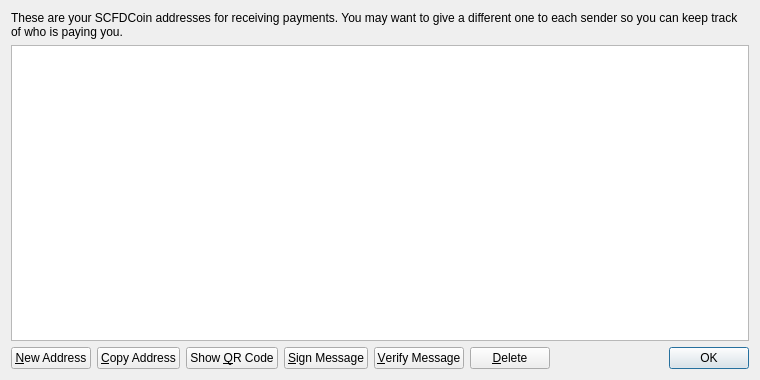
<?xml version="1.0" encoding="UTF-8"?>
<ui version="4.0">
 <class>AddressBookPage</class>
 <widget class="QWidget" name="AddressBookPage">
  <property name="geometry">
   <rect>
    <x>0</x>
    <y>0</y>
    <width>760</width>
    <height>380</height>
   </rect>
  </property>
  <property name="windowTitle">
   <string>Address Book</string>
  </property>
  <layout class="QVBoxLayout" name="verticalLayout">
   <item>
    <widget class="QLabel" name="labelExplanation">
     <property name="text">
      <string>These are your SCFDCoin addresses for receiving payments. You may want to give a different one to each sender so you can keep track of who is paying you.</string>
     </property>
     <property name="textFormat">
      <enum>Qt::PlainText</enum>
     </property>
     <property name="wordWrap">
      <bool>true</bool>
     </property>
    </widget>
   </item>
   <item>
    <widget class="QTableView" name="tableView">
     <property name="contextMenuPolicy">
      <enum>Qt::CustomContextMenu</enum>
     </property>
     <property name="toolTip">
      <string>Double-click to edit address or label</string>
     </property>
     <property name="tabKeyNavigation">
      <bool>false</bool>
     </property>
     <property name="alternatingRowColors">
      <bool>true</bool>
     </property>
     <property name="selectionMode">
      <enum>QAbstractItemView::SingleSelection</enum>
     </property>
     <property name="selectionBehavior">
      <enum>QAbstractItemView::SelectRows</enum>
     </property>
     <property name="sortingEnabled">
      <bool>true</bool>
     </property>
     <attribute name="verticalHeaderVisible">
      <bool>false</bool>
     </attribute>
    </widget>
   </item>
   <item>
    <layout class="QHBoxLayout" name="horizontalLayout">
     <item>
      <widget class="QPushButton" name="newAddressButton">
       <property name="toolTip">
        <string>Create a new address</string>
       </property>
       <property name="text">
        <string>&amp;New Address</string>
       </property>
       <property name="icon">
        <iconset resource="../bitcoin.qrc">
         <normaloff>:/icons/add</normaloff>:/icons/add</iconset>
       </property>
      </widget>
     </item>
     <item>
      <widget class="QPushButton" name="copyToClipboard">
       <property name="toolTip">
        <string>Copy the currently selected address to the system clipboard</string>
       </property>
       <property name="text">
        <string>&amp;Copy Address</string>
       </property>
       <property name="icon">
        <iconset resource="../bitcoin.qrc">
         <normaloff>:/icons/editcopy</normaloff>:/icons/editcopy</iconset>
       </property>
      </widget>
     </item>
     <item>
      <widget class="QPushButton" name="showQRCode">
       <property name="text">
        <string>Show &amp;QR Code</string>
       </property>
       <property name="icon">
        <iconset resource="../bitcoin.qrc">
         <normaloff>:/icons/qrcode</normaloff>:/icons/qrcode</iconset>
       </property>
      </widget>
     </item>
     <item>
      <widget class="QPushButton" name="signMessage">
       <property name="toolTip">
        <string>Sign a message to prove you own a Bitcoin address</string>
       </property>
       <property name="text">
        <string>&amp;Sign Message</string>
       </property>
       <property name="icon">
        <iconset resource="../bitcoin.qrc">
         <normaloff>:/icons/edit</normaloff>:/icons/edit</iconset>
       </property>
      </widget>
     </item>
     <item>
      <widget class="QPushButton" name="verifyMessage">
       <property name="toolTip">
        <string>Verify a message to ensure it was signed with a specified Bitcoin address</string>
       </property>
       <property name="text">
        <string>&amp;Verify Message</string>
       </property>
       <property name="icon">
        <iconset resource="../bitcoin.qrc">
         <normaloff>:/icons/transaction_0</normaloff>:/icons/transaction_0</iconset>
       </property>
      </widget>
     </item>
     <item>
      <widget class="QPushButton" name="deleteButton">
       <property name="toolTip">
        <string>Delete the currently selected address from the list. Only sending addresses can be deleted.</string>
       </property>
       <property name="text">
        <string>&amp;Delete</string>
       </property>
       <property name="icon">
        <iconset resource="../bitcoin.qrc">
         <normaloff>:/icons/remove</normaloff>:/icons/remove</iconset>
       </property>
      </widget>
     </item>
     <item>
      <spacer name="horizontalSpacer">
       <property name="orientation">
        <enum>Qt::Horizontal</enum>
       </property>
       <property name="sizeHint" stdset="0">
        <size>
         <width>40</width>
         <height>20</height>
        </size>
       </property>
      </spacer>
     </item>
     <item>
      <widget class="QDialogButtonBox" name="buttonBox">
       <property name="sizePolicy">
        <sizepolicy hsizetype="Maximum" vsizetype="Fixed">
         <horstretch>0</horstretch>
         <verstretch>0</verstretch>
        </sizepolicy>
       </property>
       <property name="standardButtons">
        <set>QDialogButtonBox::Ok</set>
       </property>
      </widget>
     </item>
    </layout>
   </item>
  </layout>
 </widget>
 <resources>
  <include location="../bitcoin.qrc"/>
 </resources>
 <connections/>
</ui>
